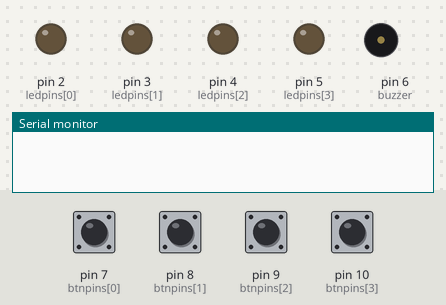
This sketch was run on a simulated Arduino Uno, built with avr-gcc and run on an emulated ATmega328P. Shown: output pins drawn as LEDs (lit = HIGH), buzzer (waves = sounding, pin HIGH), the last lines printed to the serial monitor. Inputs (shaded band) come from the test bench; at power-on: pin 7 (btnpins[0]), pin 8 (btnpins[1]), pin 9 (btnpins[2]), pin 10 (btnpins[3]) HIGH. Random numbers use the default seed unless the sketch sets one. At 14.7 s the program stops and its outputs stay as they are.

Above: at 2.0 s.
2.1 s: pin 7 (btnpins[0]) pulled LOW for 0.15 s
At 3.3 s:
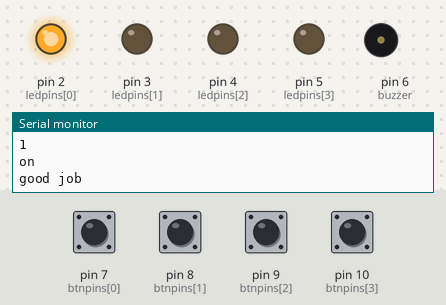
5.2 s: pin 7 (btnpins[0]) pulled LOW for 1 s
At 5.3 s:
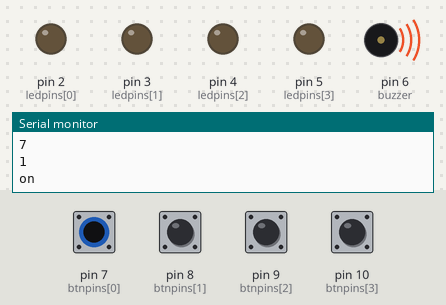
7.7 s: pin 10 (btnpins[3]) pulled LOW for 0.15 s
At 10.1 s:
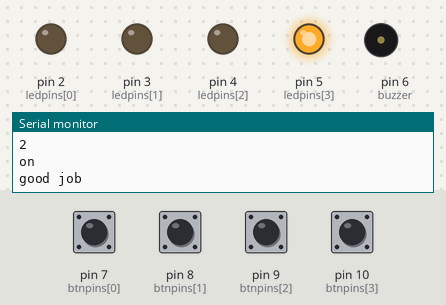
10.8 s: pin 10 (btnpins[3]) pulled LOW for 1 s
Timing chart, 0 to 16.2 s (numbered marks = the images above; inputs shaded):
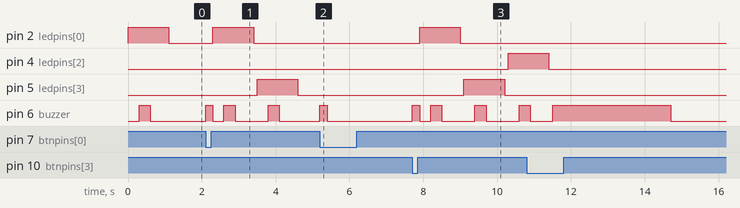

Measured:
- after the input at 2.1 s, pin 2 (ledpins[0]): LOW → HIGH after 0.20 s, → LOW 1.1 s later; pin 5 (ledpins[3]): LOW → HIGH after 1.4 s, → LOW 1.1 s later; pin 6 (buzzer): goes HIGH 0.20 s, LOW 0.30 s, HIGH 0.30 s, LOW 0.90 s, HIGH 0.30 s, then LOW, starting at once
- after the input at 5.2 s, pin 6 (buzzer): LOW → HIGH at once, → LOW 0.20 s later
- after the input at 7.7 s, pin 2 (ledpins[0]): LOW → HIGH after 0.20 s, → LOW 1.1 s later; pin 4 (ledpins[2]): LOW → HIGH after 2.6 s; pin 5 (ledpins[3]): LOW → HIGH after 1.4 s, → LOW 1.1 s later; pin 6 (buzzer): goes HIGH 0.20 s, LOW 0.30 s, HIGH 0.30 s, LOW 0.90 s, HIGH 0.30 s, LOW 0.90 s, then HIGH, starting at once

The sketch:

code.ino
```cpp
// name all 4 led pins output in a list [0:3]
int ledpins[4] = {2, 3, 4, 5};//{blue, yellow, red, green}

// name all 4 botton pins (input out?) in a list [0:3]
int btnpins[4] = {7, 8, 9, 10};//{blue, yellow, red, green}

// name buzzer pin output
int buzzer = 6;

long timeb = 0;
long timea = 0;
void setup() {
  // put your setup code here, to run once:
  randomSeed(analogRead(A0));
  Serial.begin(9600);
  //add pinmode for leds
  for(int i = 0; i < 4; i++){
    pinMode(ledpins[i], OUTPUT);
  }
  //add pinmode for btns
  for(int i = 0; i < 4; i++){
    pinMode(btnpins[i], INPUT_PULLUP);
  }
  pinMode(buzzer, OUTPUT);

  // make an empty list {} name the_sequince and putting vars
  const int max_num_rounds = 6;
  int the_sequence[max_num_rounds] = {9,9,9,9,9,9};
  int user_sequence[max_num_rounds] = {9,9,9,9,9,9};
  bool user_error = false;

  // main simon says loop for 10 times
  for (int i = 0; i < max_num_rounds;i++){

    // make a random number from 0 to 3 and add to the sequence
    the_sequence[i] = random(4);


    // light the leds in the sequince using list the_sequence
    for (int j = 0; j < (i+1);j++){
      digitalWrite(ledpins[the_sequence[j]], HIGH);
      delay(300);
      digitalWrite(buzzer, 2);
      delay(300);
      digitalWrite(buzzer, LOW);
      delay(500);
      digitalWrite(ledpins[the_sequence[j]], LOW);
      delay(100);
    }

    // wait for user to add the same sequince as the_sequence
    int btns_on[4] = {false, false, false, false};
    int user_sequence_number = 0;
    while ( !are_list_equal(the_sequence, user_sequence, max_num_rounds) || user_error){
      // if btn change from off to on add it
      for(int k = 0;k < 4;k++){
        if(digitalRead(btnpins[k]) == LOW && !btns_on[k]){
          btns_on[k] = true;
          user_sequence[user_sequence_number] = btnpins[k] - 7;

          Serial.println(user_sequence[user_sequence_number]);
          Serial.println(the_sequence[user_sequence_number]);

          user_sequence_number++;

          Serial.println(btnpins[k]);
          Serial.println(user_sequence_number);
          Serial.println("on");

          digitalWrite(buzzer, HIGH);
          delay(200);
          digitalWrite(buzzer, LOW);

          if(!are_list_equal(user_sequence, the_sequence, user_sequence_number)){
            lost();
          }
        }
        else if(btns_on[k] && digitalRead(btnpins[k]) == HIGH){
          Serial.println("off");
          btns_on[k] = false;
        }
      }

    }
    Serial.println("good job");
  }
  win();

}

void loop() {

}
// function when player loses
void lost(){
  digitalWrite(buzzer, HIGH);
  delay(3000);
  digitalWrite(buzzer, LOW);

  while (true){

  }
}

void win(){
  while(true){
    for(int i = 0; i < 4;i++){
      digitalWrite(ledpins[i], HIGH);
      Serial.println(ledpins[i]);
      delay(200);
      digitalWrite(ledpins[i], LOW);
    }
  }
}

// Helper function to compare arrays element-by-element
bool are_list_equal(int l1[], int l2[], int size){
  for(int i = 0; i < size;i++){
    if(l1[i] != l2[i]){
      return false;
    }
  }
  return true;
}
```
